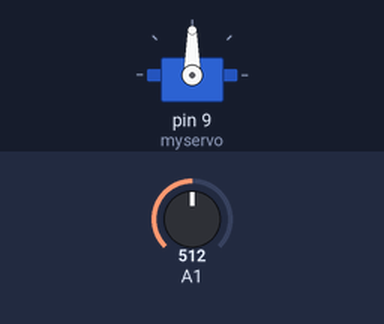
Bench run of a sketch on a simulated Arduino Uno, built with avr-gcc and run on an emulated ATmega328P. On the bench: servo. The inputs (shaded band) are chosen by the test bench; at power-on: A1 = 512.

Above: at 1.2 s.
1.3 s: A1 set to 716
At 2.4 s:
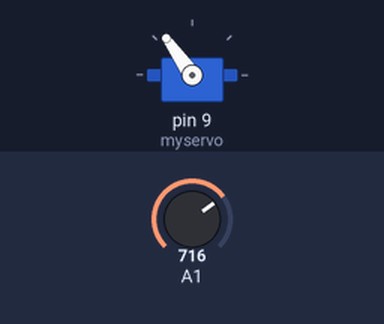
2.8 s: A1 set to 900
At 3.6 s:
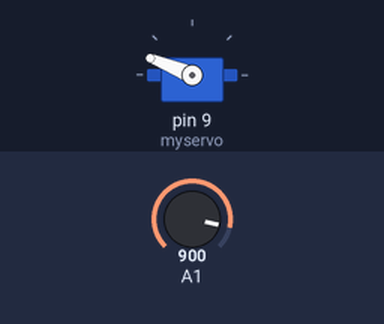
4.3 s: A1 set to 1023
At 4.7 s:
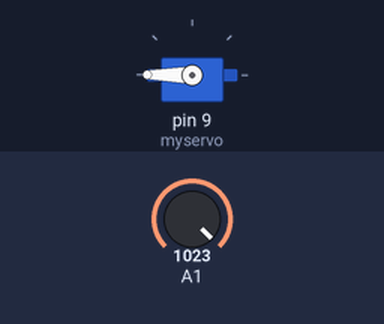
5.8 s: A1 set to 306
At 7.0 s:
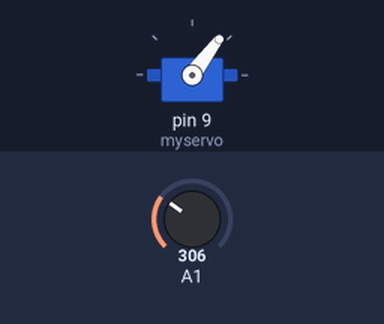
7.3 s: A1 set to 122
At 8.2 s:
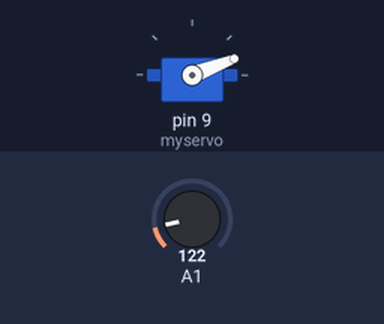
Timing chart, 0 to 9.8 s (numbered marks = the images above; inputs shaded):
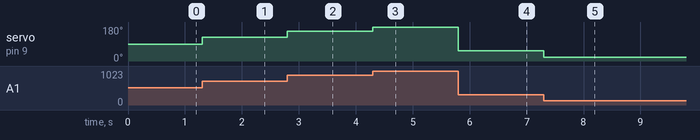

Measured:
- after the input at 1.3 s, servo on pin 9 (myservo): 90° → 125° at once
- after the input at 2.8 s, servo on pin 9 (myservo): 125° → 158° at once
- after the input at 4.3 s, servo on pin 9 (myservo): 158° → 180° at once
- after the input at 5.8 s, servo on pin 9 (myservo): 180° → 53° at once
- after the input at 7.3 s, servo on pin 9 (myservo): 53° → 21° at once

The sketch:

robotarm3.ino
```cpp
/*
 Controlling a servo position using a potentiometer (variable resistor)
 by Michal Rinott <http://people.interaction-ivrea.it/m.rinott>

 modified on 8 Nov 2013
 by Scott Fitzgerald
 http://www.arduino.cc/en/Tutorial/Knob
*/

#include <Servo.h>

Servo myservo;  // create servo object to control a servo


void setup() {
  myservo.attach(9);  // attaches the servo on pin 9 to the servo object
}

void loop() {
  int potvalue1 = analogRead(01);            //
  int anglevalue1 = map(potvalue1, 0, 1023, 0, 180);     // scale it for use with the servo (value between 0 and 180)
  myservo.write(anglevalue1);                  // sets the servo position according to the scaled value

}
```
